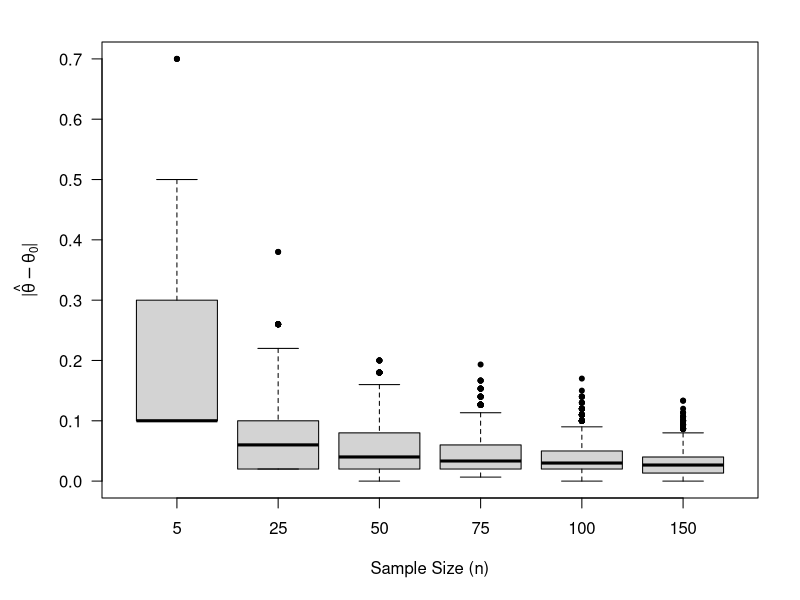

The R script that drew this image: (Note: this script raises an error after producing the figure.)
# Script: Likelihood_Function_Visualization.R
# Description: This script defines and visualizes likelihood functions 
# for normal and binomial distributions, highlighting the effects of 
# sample size and parameter changes.

# Load required library
library(ggplot2)

# Flag to control PDF generation
generate_pdf <- TRUE  # Set to TRUE to generate PDF files

# Define the log-likelihood function for a normal distribution
log.lik.norm <- function(x, mu) {
  log.lik.return <- c()
  for (i in 1:length(mu)) {
    log.lik.return <- c(log.lik.return, sum(log(dnorm(x, mean = mu[i]))))
  }
  return(log.lik.return)
}

# Define the log-likelihood function for a binomial distribution
log.lik <- function(p, x, n) {
  return(log(dbinom(x, size = n, prob = p)))
}

# Define an approximate log-likelihood function for a binomial distribution
log.lik.approx <- function(p, x, n) {
  p.ml <- x / n
  return(log(dbinom(x, size = n, prob = p.ml)) - 
           0.5 * n * (p - p.ml)^2 / (p.ml * (1 - p.ml)))
}

# Example 0: Consistency for normal distribution 

x_5 <- rowMeans(matrix(rbinom(5*2000,size = 1, prob = 0.3), nrow = 2000))
# x_10 <- rowMeans(matrix(rbinom(10*2000,size = 1, prob = 0.3), nrow = 2000))
# x_15 <- rowMeans(matrix(rbinom(15*2000,size = 1, prob = 0.3), nrow = 2000))
# x_20 <- rowMeans(matrix(rbinom(20*2000,size = 1, prob = 0.3), nrow = 2000))
x_25 <- rowMeans(matrix(rbinom(25*2000,size = 1, prob = 0.3), nrow = 2000))
# x_30 <- rowMeans(matrix(rbinom(30*2000,size = 1, prob = 0.3), nrow = 2000))
# x_35 <- rowMeans(matrix(rbinom(35*2000,size = 1, prob = 0.3), nrow = 2000))
# x_40 <- rowMeans(matrix(rbinom(40*2000,size = 1, prob = 0.3), nrow = 2000))
# x_45 <- rowMeans(matrix(rbinom(45*2000,size = 1, prob = 0.3), nrow = 2000))
x_50 <- rowMeans(matrix(rbinom(n = 50*2000,size = 1, prob = 0.3), nrow = 2000))
x_75 <- rowMeans(matrix(rbinom(75*2000,size = 1, prob = 0.3), nrow = 2000))
x_100 <- rowMeans(matrix(rbinom(100*2000,size = 1, prob = 0.3), nrow = 2000))
x_150 <- rowMeans(matrix(rbinom(150*2000,size = 1, prob = 0.3), nrow = 2000))
data_list <- list(
  "5"  = x_5, 
  # "10" = x_10, "15" = x_15, "20" = x_20, 
  "25" = x_25,
  # "30" = x_30, "35" = x_35, "40" = x_40, "45" = x_45, 
  "50" = x_50, "75" = x_75, "100" = x_100, "150" = x_150
)

# Calculate the error relative to the true parameter p = 0.3
error_list <- lapply(data_list, function(x) abs(x - 0.3))

pdf("plots/consist.pdf", width = 5, height = 5)
par(mar = c(5, 5, 2, 2) + 0.1)

boxplot(error_list,
        xlab = "Sample Size (n)",
        ylab = expression("|"*hat(theta) - theta[0]*"|"),
        pch  = 20,las = 1, bty = "l")

dev.off()
# Example 1: Log-likelihood for normal distribution
set.seed(1)
x <- rnorm(5)  # Small sample size
mu <- seq(-3, 3, by = 0.01)  # Range of mean values


if (generate_pdf) pdf("plots/logik.pdf", width = 5, height = 5)
plot(mu, log.lik.norm(x, mu) - max(log.lik.norm(x, mu)), las = 1, bty = "l",
     type = "l", lwd = 3, ylab = TeX(r'($\ell$)'), xlab = expression(mu), 
     ylim = c(-25, 0))
x <- rnorm(50)  # Medium sample size
lines(mu, log.lik.norm(x, mu) - max(log.lik.norm(x, mu)), 
      lwd = 2, col = 4, las = 1, bty = "l")
x <- rnorm(500)  # Large sample size
lines(mu, log.lik.norm(x, mu) - max(log.lik.norm(x, mu)), 
      lwd = 2, col = 6, las = 1, bty = "l")
if (generate_pdf) dev.off()

# Example 2: Log-likelihood for binomial distribution
p0 <- 0.3  # True probability
p <- seq(0, 1, by = 0.001)  # Range of probabilities
n <- 10  # Number of trials
x <- rbinom(1, size = n, prob = p0)  # Simulated observation

# Likelihood visualization with varying x
if (generate_pdf) pdf("plots/plot.lik.4.pdf", height = 7, width = 7)
plot(p, log.lik(p, x, n), xlab = expression(pi), type = "n", 
     ylab = TeX(r'($\ell$)'), ylim = c(-40, 0), las = 1, bty = "l")

PP <- c()
for (i in 0:n) {
  x <- i
  pp <- dbinom(x, size = n, prob = p0)
  PP <- c(PP, pp)
  lines(p, log.lik(p, x, n) - max(log.lik(p, x, n)), 
        type = "l", lwd = pp * 50, col = "blue", las = 1, bty = "l")
}
abline(v = p0)
if (generate_pdf) dev.off()

# Visualizing likelihood weights
if (generate_pdf) pdf("plots/plot.lik.5.pdf", height = 3, width = 7)
barplot(PP * length(PP), ylim = c(0, 8), las = 1, bty = "l")
if (generate_pdf) dev.off()
